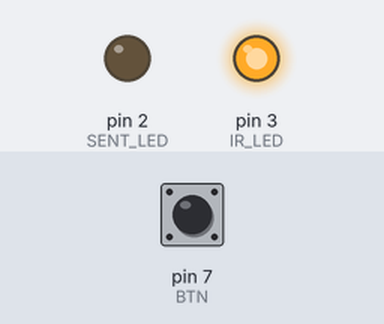
Simulated run of this sketch. Board: Arduino Uno, built with avr-gcc and run on an emulated ATmega328P. Shown: output pins drawn as LEDs (lit = HIGH). Dashed ring = blinking. The inputs (shaded band) are chosen by the test bench; at power-on: pin 7 (BTN) HIGH.

Above: at 1.2 s.
1.3 s: pin 7 (BTN) pulled LOW for 0.15 s
At 1.5 s:
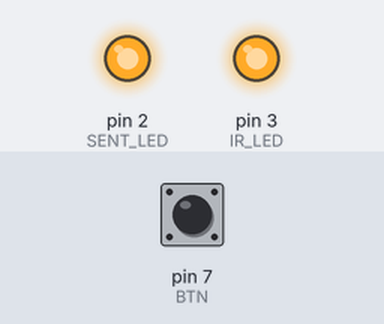
3.1 s: pin 7 (BTN) pulled LOW for 1 s
At 3.32 s:
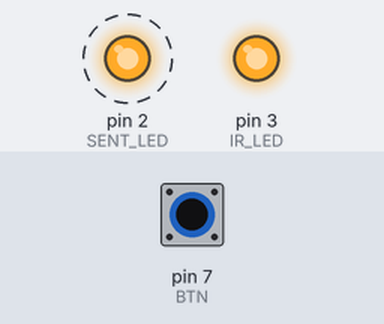
Timing chart, 0 to 6.1 s (numbered marks = the images above; inputs shaded):
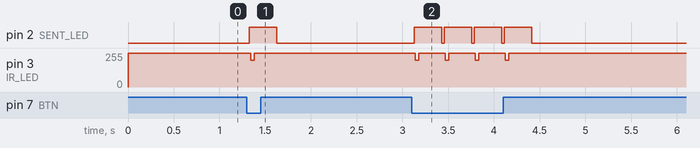

The sketch:

kumanda_replay_edilebilir.ino
```cpp
#define IR_LED 3
#define SENT_LED 2
#define BTN    7

void mark(unsigned int us) {
    unsigned long t = micros();
    while (micros() - t < us) {
        digitalWrite(IR_LED, LOW);
        delayMicroseconds(13);
        digitalWrite(IR_LED, HIGH);
        delayMicroseconds(13);
    }
}

void space(unsigned int us) {
    digitalWrite(IR_LED, HIGH);
    delayMicroseconds(us);
}

void sendByte(uint8_t d) {
    for (int i = 7; i >= 0; i--) {
        if (d & (1 << i)) {
            mark(1680);   // 1
        } else {
            mark(560);    // 0
        }
        space(560);
    }
}

void sendFrame() {
    mark(9000);
    space(4500);
    sendByte(0xA5);
    mark(560);
    digitalWrite(IR_LED, HIGH);
}

void setup() {
    pinMode(IR_LED, OUTPUT);
    pinMode(BTN, INPUT_PULLUP);
    pinMode(SENT_LED, OUTPUT);
    digitalWrite(IR_LED, HIGH);
}

void loop() {
    if (digitalRead(BTN) == LOW) {
        sendFrame();
        digitalWrite(SENT_LED, HIGH);
        delay(300);
        digitalWrite(SENT_LED, LOW);
    }
}
```

aes_cmac.cpp
```cpp
#include "aes_cmac.h"
#include <string.h>

/* ========= AES-128 CORE (tiny-AES style, minimal) ========= */

#define AES_BLOCKLEN 16
#define Nb 4
#define Nk 4
#define Nr 10

static uint8_t RoundKey[176];

static const uint8_t sbox[256] = {
  0x63,0x7c,0x77,0x7b,0xf2,0x6b,0x6f,0xc5,0x30,0x01,0x67,0x2b,0xfe,0xd7,0xab,0x76,
  0xca,0x82,0xc9,0x7d,0xfa,0x59,0x47,0xf0,0xad,0xd4,0xa2,0xaf,0x9c,0xa4,0x72,0xc0,
  0xb7,0xfd,0x93,0x26,0x36,0x3f,0xf7,0xcc,0x34,0xa5,0xe5,0xf1,0x71,0xd8,0x31,0x15,
  0x04,0xc7,0x23,0xc3,0x18,0x96,0x05,0x9a,0x07,0x12,0x80,0xe2,0xeb,0x27,0xb2,0x75,
  0x09,0x83,0x2c,0x1a,0x1b,0x6e,0x5a,0xa0,0x52,0x3b,0xd6,0xb3,0x29,0xe3,0x2f,0x84,
  0x53,0xd1,0x00,0xed,0x20,0xfc,0xb1,0x5b,0x6a,0xcb,0xbe,0x39,0x4a,0x4c,0x58,0xcf,
  0xd0,0xef,0xaa,0xfb,0x43,0x4d,0x33,0x85,0x45,0xf9,0x02,0x7f,0x50,0x3c,0x9f,0xa8,
  0x51,0xa3,0x40,0x8f,0x92,0x9d,0x38,0xf5,0xbc,0xb6,0xda,0x21,0x10,0xff,0xf3,0xd2,
  0xcd,0x0c,0x13,0xec,0x5f,0x97,0x44,0x17,0xc4,0xa7,0x7e,0x3d,0x64,0x5d,0x19,0x73,
  0x60,0x81,0x4f,0xdc,0x22,0x2a,0x90,0x88,0x46,0xee,0xb8,0x14,0xde,0x5e,0x0b,0xdb,
  0xe0,0x32,0x3a,0x0a,0x49,0x06,0x24,0x5c,0xc2,0xd3,0xac,0x62,0x91,0x95,0xe4,0x79,
  0xe7,0xc8,0x37,0x6d,0x8d,0xd5,0x4e,0xa9,0x6c,0x56,0xf4,0xea,0x65,0x7a,0xae,0x08,
  0xba,0x78,0x25,0x2e,0x1c,0xa6,0xb4,0xc6,0xe8,0xdd,0x74,0x1f,0x4b,0xbd,0x8b,0x8a,
  0x70,0x3e,0xb5,0x66,0x48,0x03,0xf6,0x0e,0x61,0x35,0x57,0xb9,0x86,0xc1,0x1d,0x9e,
  0xe1,0xf8,0x98,0x11,0x69,0xd9,0x8e,0x94,0x9b,0x1e,0x87,0xe9,0xce,0x55,0x28,0xdf,
  0x8c,0xa1,0x89,0x0d,0xbf,0xe6,0x42,0x68,0x41,0x99,0x2d,0x0f,0xb0,0x54,0xbb,0x16
};

static uint8_t xtime(uint8_t x) {
  return (x << 1) ^ ((x >> 7) * 0x1b);
}

static void KeyExpansion(const uint8_t *Key) {
  memcpy(RoundKey, Key, 16);
  uint8_t tempa[4];
  uint8_t i = 4;
  while (i < 44) {
    memcpy(tempa, &RoundKey[(i - 1) * 4], 4);
    if (i % 4 == 0) {
      uint8_t t = tempa[0];
      tempa[0] = sbox[tempa[1]] ^ (1 << ((i / 4) - 1));
      tempa[1] = sbox[tempa[2]];
      tempa[2] = sbox[tempa[3]];
      tempa[3] = sbox[t];
    }
    for (uint8_t j = 0; j < 4; j++)
      RoundKey[i * 4 + j] = RoundKey[(i - 4) * 4 + j] ^ tempa[j];
    i++;
  }
}

static void Cipher(uint8_t *state) {
  for (uint8_t round = 0; round < Nr; round++) {
    for (uint8_t i = 0; i < 16; i++) state[i] = sbox[state[i]];
    for (uint8_t i = 0; i < 16; i++) state[i] ^= RoundKey[round * 16 + i];
  }
}

/* ========= CMAC ========= */

static void xor_128(uint8_t *a, const uint8_t *b) {
  for (uint8_t i = 0; i < 16; i++) a[i] ^= b[i];
}

void aes_cmac(const uint8_t *key, const uint8_t *msg, uint16_t len, uint8_t *mac_out) {
  uint8_t X[16] = {0};
  uint8_t Y[16];
  uint8_t M[16];

  KeyExpansion(key);

  while (len > 16) {
    memcpy(M, msg, 16);
    memcpy(Y, X, 16);
    xor_128(Y, M);
    Cipher(Y);
    memcpy(X, Y, 16);
    msg += 16;
    len -= 16;
  }

  memset(M, 0, 16);
  memcpy(M, msg, len);
  M[len] = 0x80;

  memcpy(Y, X, 16);
  xor_128(Y, M);
  Cipher(Y);

  memcpy(mac_out, Y, 16);
}
```

aes_cmac.h
```cpp
#pragma once
#include <stdint.h>

void aes_cmac(
    const uint8_t *key,
    const uint8_t *msg,
    uint16_t len,
    uint8_t *mac_out
);
```

Measured:
- after the input at 1.3 s, pin 2 (SENT_LED): LOW → HIGH at once, → LOW 0.30 s later; pin 3 (IR_LED): 255/255 → 202/255 at once, → 255/255 0.04 s later
- after the input at 3.1 s, pin 2 (SENT_LED): alternates HIGH for 0.30 s and LOW for 0.03 s, 8 changes in all, then stays LOW, starting at once
